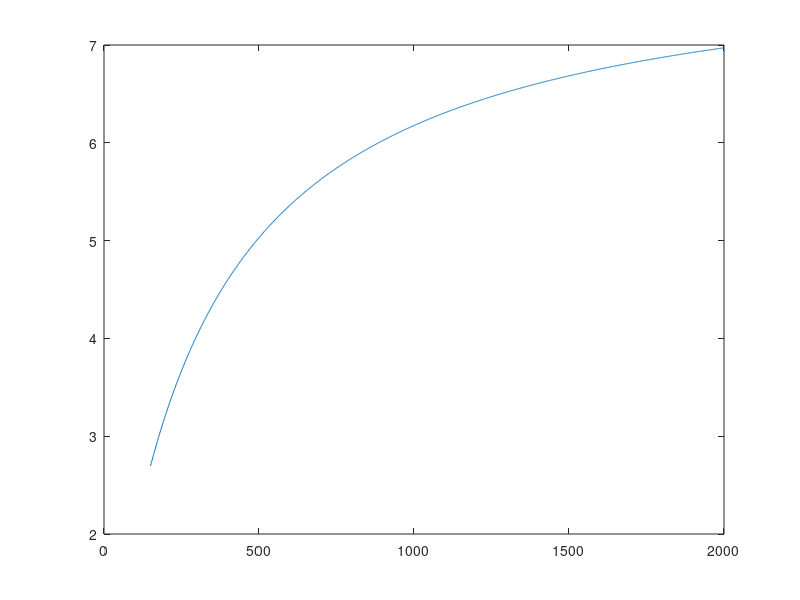

Recreate this plot in MATLAB.
clear

x = [ 150; 200; 300; 500; 1000; 2000 ];
y = ([ 1/2; 1/3; 1/4; 1/5; 1/6; 1/7] - 1/8).^(-1);

B = x' * x;
C =  x' * y;

d = B \ C; 

coeff1 = 1/d(1); 


xmq = min(x):1:max(x);

U = (1/8 + coeff1*(xmq.^(-1))).^(-1);

plot(xmq,U,'-');